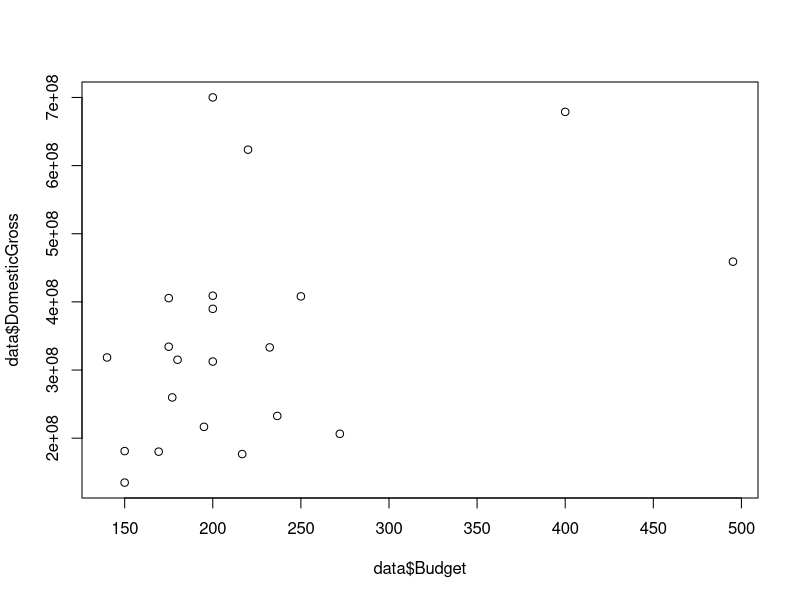
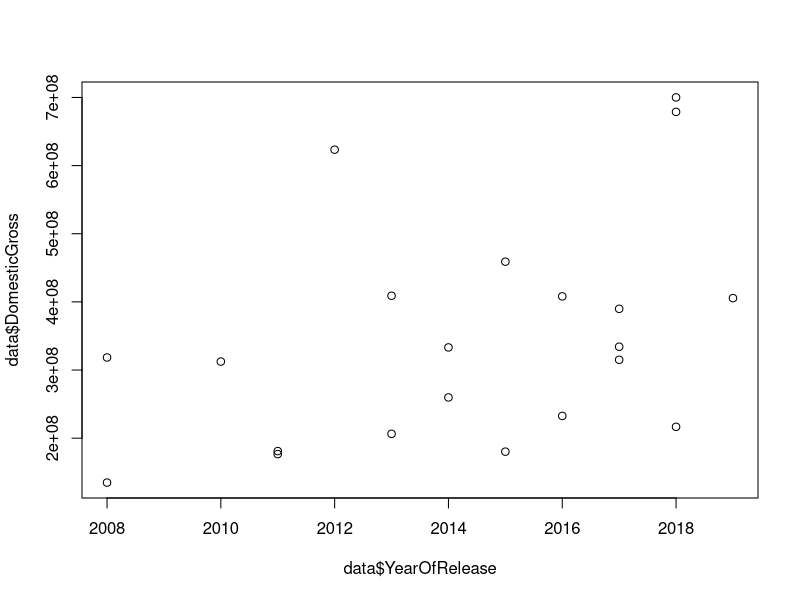
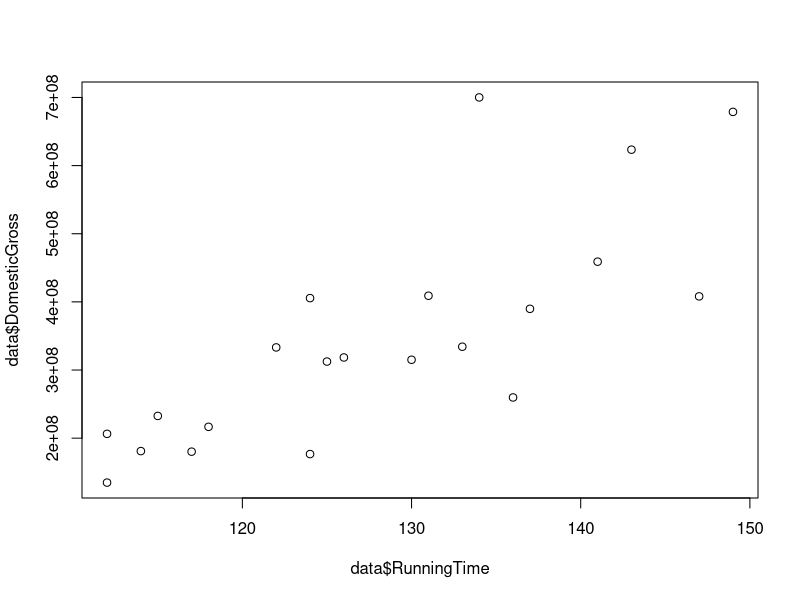
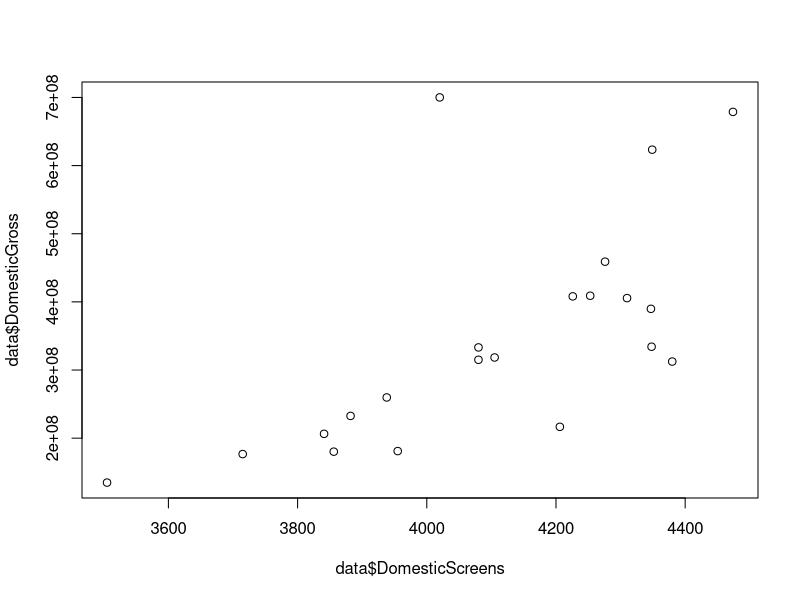
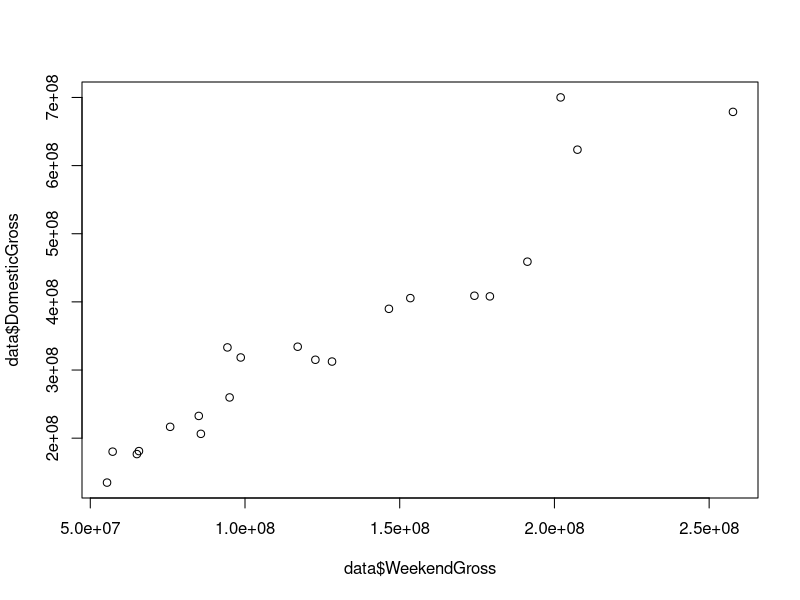

The R script that drew these images, in order:
# Please visit by article at Linkedin for detailed explanation.
# The link to the article is https://www.linkedin.com/pulse/avengers-endgame-surpass-avatar-simple-regression-analysis-kumavat

rm(list = ls())

data = read.csv("MarvelUniverse.csv")
head(data)

dim(data)
str(data)

summary(data)

# Let's now load our test data.

data2 = read.csv("AvengersEndgame.csv")
head(data2)

# I must drop the redundant Movie variable. I'll also drop the 
# OverseasGross and WorldwideGross variables as they are not yet
# determined while we make predictions.

# Final train dataset
X = subset(data, select = -c(Movie,OverseasGross,WorldwideGross))

# Final test dataset
y = subset(data2, select = -c(Movie,OverseasGross,WorldwideGross,DomesticGross))

str(X)
str(y)

plot(data$Budget, data$DomesticGross) 
plot(data$YearOfRelease, data$DomesticGross) 
plot(data$RunningTime, data$DomesticGross) 
plot(data$DomesticScreens, data$DomesticGross) 
plot(data$WeekendGross, data$DomesticGross) 

#hist(data$Budget)
#hist(data$WeekendGross)

# Let's build our first model.

linearmodel = lm(DomesticGross ~ .,data = X)
summary(linearmodel)
# This is giving me ridiculous numbers. I hate it!

# Let's build our regression model to predict our response variable i.e DomesticGross
pred = predict(linearmodel, y)
head(pred)
# As dreaded, yes the prediction is absurd. "I honestly don't line this one!" ;)


# I now decide to keep it simple and select only the continious independent variables.

linearmodel2 = lm(DomesticGross ~ YearOfRelease + RunningTime + DomesticScreens +
                     WeekendGross, data = X)
summary(linearmodel2)

# Well.. "I like this one!" ;)


y = subset(data2, select = c(YearOfRelease, RunningTime, DomesticScreens,
                                WeekendGross))
#summary(y)

pred = predict(linearmodel2, y)
head(pred)


# Predicting Avengers: Infinity war's domestic Gross.
#X
#dim(X)

# Removing Avengers: Infinity war from the train dataset.
X_new = X[-c(13),]
dim(X_new)

y_new = X[c(13),]
y_new

linearmodel_new = lm(DomesticGross ~ YearOfRelease + RunningTime + DomesticScreens +
                    WeekendGross, data = X_new)
summary(linearmodel_new)


pred = predict(linearmodel_new, y_new)
head(pred)

